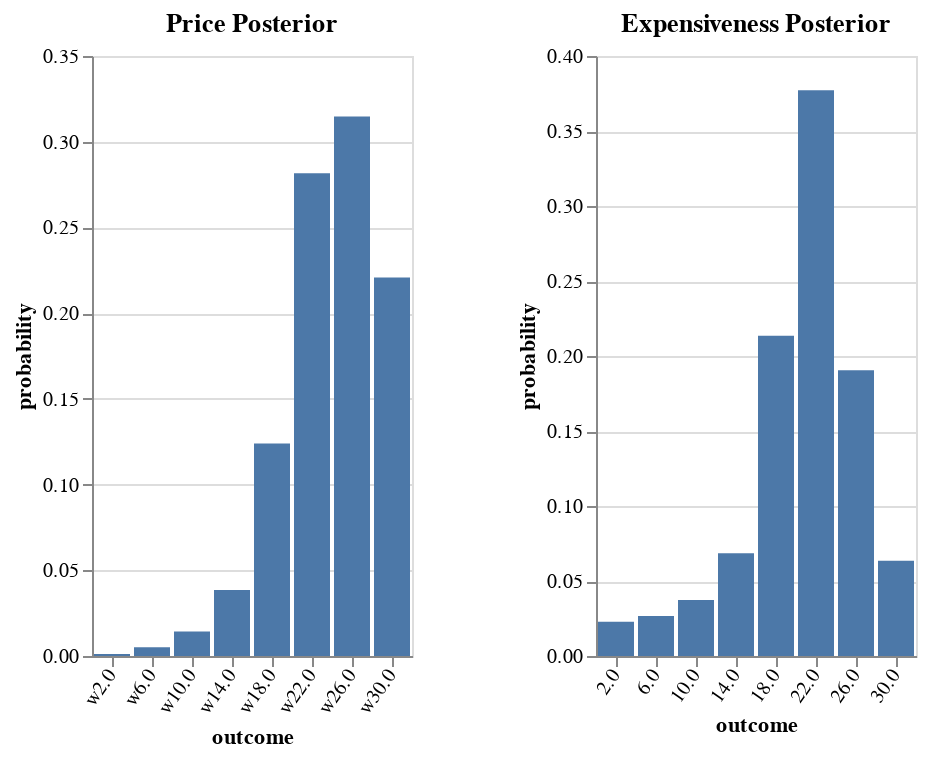

The cell this chart's notebook holds for it:
### Code cell
vlShow . sidewaysDists <$> sequence
  [ titled "Price Posterior"         . barFromDist <$> enumD (thresholdPrior >>= fmap fst . listener' 2 UExp)
  , titled "Expensiveness Posterior" . barFromDist <$> enumD (thresholdPrior >>= fmap snd . listener' 2 UExp)
  -- , titled "Cheapness Posterior"     . barFromDist $ enumD (snd . snd <$> listener2 UExp)
  ]

### Figure 1 — Vega-Lite specification as saved in the notebook (floating-point values rounded to 4 significant figures)
{"$schema": "https://vega.github.io/schema/vega-lite/v3.json", "hconcat": [{"$schema": "https://vega.github.io/schema/vega-lite/v3.json", "layer": [{"$schema": "https://vega.github.io/schema/vega-lite/v3.json", "data": {"values": [{"outcome": "w2.0", "probability": 0.001142}, {"outcome": "w6.0", "probability": 0.005089}, {"outcome": "w10.0", "probability": 0.01422}, {"outcome": "w14.0", "probability": 0.03854}, {"outcome": "w18.0", "probability": 0.1239}, {"outcome": "w22.0", "probability": 0.2816}, {"outcome": "w26.0", "probability": 0.3147}, {"outcome": "w30.0", "probability": 0.2208}]}, "description": "", "encoding": {"x": {"axis": {"labelAngle": -55}, "field": "outcome", "scale": {"rangeStep": 30}, "sort": null, "type": "ordinal"}, "y": {"field": "probability", "type": "quantitative"}}, "mark": "bar"}], "title": "Price Posterior"}, {"$schema": "https://vega.github.io/schema/vega-lite/v3.json", "layer": [{"$schema": "https://vega.github.io/schema/vega-lite/v3.json", "data": {"values": [{"outcome": "2.0", "probability": 0.02284}, {"outcome": "6.0", "probability": 0.02665}, {"outcome": "10.0", "probability": 0.03734}, {"outcome": "14.0", "probability": 0.06851}, {"outcome": "18.0", "probability": 0.2134}, {"outcome": "22.0", "probability": 0.3772}, {"outcome": "26.0", "probability": 0.1905}, {"outcome": "30.0", "probability": 0.0635}]}, "description": "", "encoding": {"x": {"axis": {"labelAngle": -55}, "field": "outcome", "scale": {"rangeStep": 30}, "sort": null, "type": "ordinal"}, "y": {"field": "probability", "type": "quantitative"}}, "mark": "bar"}], "title": "Expensiveness Posterior"}], "spacing": 50}
